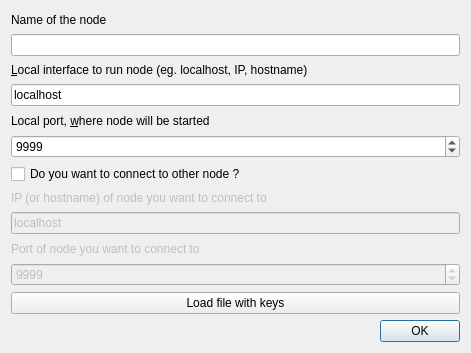
<?xml version="1.0" encoding="UTF-8"?>
<ui version="4.0">
 <class>new_node</class>
 <widget class="QDialog" name="new_node">
  <property name="geometry">
   <rect>
    <x>0</x>
    <y>0</y>
    <width>471</width>
    <height>353</height>
   </rect>
  </property>
  <property name="windowTitle">
   <string>Start node</string>
  </property>
  <layout class="QVBoxLayout" name="verticalLayout">
   <item>
    <widget class="QLabel" name="label_name">
     <property name="text">
      <string>Name of the node</string>
     </property>
    </widget>
   </item>
   <item>
    <widget class="QLineEdit" name="name"/>
   </item>
   <item>
    <widget class="QLabel" name="label_ip">
     <property name="text">
      <string>&amp;Local interface to run node (eg. localhost, IP, hostname)</string>
     </property>
     <property name="buddy">
      <cstring>ip</cstring>
     </property>
    </widget>
   </item>
   <item>
    <widget class="QLineEdit" name="ip">
     <property name="text">
      <string>localhost</string>
     </property>
    </widget>
   </item>
   <item>
    <widget class="QLabel" name="label_port">
     <property name="text">
      <string>Local port, &amp;where node will be started</string>
     </property>
     <property name="buddy">
      <cstring>port</cstring>
     </property>
    </widget>
   </item>
   <item>
    <widget class="QSpinBox" name="port">
     <property name="minimum">
      <number>1025</number>
     </property>
     <property name="maximum">
      <number>65535</number>
     </property>
     <property name="value">
      <number>9999</number>
     </property>
    </widget>
   </item>
   <item>
    <widget class="QCheckBox" name="chck_init">
     <property name="enabled">
      <bool>true</bool>
     </property>
     <property name="text">
      <string>Do you want to connect to other node ? </string>
     </property>
     <property name="checked">
      <bool>false</bool>
     </property>
     <property name="tristate">
      <bool>false</bool>
     </property>
    </widget>
   </item>
   <item>
    <widget class="QLabel" name="label_ip_next">
     <property name="enabled">
      <bool>false</bool>
     </property>
     <property name="text">
      <string>IP (or hostname) of node you want to connect to</string>
     </property>
    </widget>
   </item>
   <item>
    <widget class="QLineEdit" name="ip_next">
     <property name="enabled">
      <bool>false</bool>
     </property>
     <property name="text">
      <string>localhost</string>
     </property>
    </widget>
   </item>
   <item>
    <widget class="QLabel" name="label_port_next">
     <property name="enabled">
      <bool>false</bool>
     </property>
     <property name="text">
      <string>Port of node you want to connect to</string>
     </property>
    </widget>
   </item>
   <item>
    <widget class="QSpinBox" name="port_next">
     <property name="enabled">
      <bool>false</bool>
     </property>
     <property name="minimum">
      <number>1025</number>
     </property>
     <property name="maximum">
      <number>65535</number>
     </property>
     <property name="value">
      <number>9999</number>
     </property>
    </widget>
   </item>
   <item>
    <widget class="QPushButton" name="btn_keys">
     <property name="text">
      <string>Load file with keys</string>
     </property>
    </widget>
   </item>
   <item>
    <widget class="QDialogButtonBox" name="buttonBox">
     <property name="orientation">
      <enum>Qt::Horizontal</enum>
     </property>
     <property name="standardButtons">
      <set>QDialogButtonBox::Ok</set>
     </property>
    </widget>
   </item>
  </layout>
 </widget>
 <resources/>
 <connections>
  <connection>
   <sender>buttonBox</sender>
   <signal>accepted()</signal>
   <receiver>new_node</receiver>
   <slot>accept()</slot>
   <hints>
    <hint type="sourcelabel">
     <x>227</x>
     <y>278</y>
    </hint>
    <hint type="destinationlabel">
     <x>157</x>
     <y>274</y>
    </hint>
   </hints>
  </connection>
  <connection>
   <sender>buttonBox</sender>
   <signal>rejected()</signal>
   <receiver>new_node</receiver>
   <slot>reject()</slot>
   <hints>
    <hint type="sourcelabel">
     <x>295</x>
     <y>284</y>
    </hint>
    <hint type="destinationlabel">
     <x>286</x>
     <y>274</y>
    </hint>
   </hints>
  </connection>
  <connection>
   <sender>chck_init</sender>
   <signal>toggled(bool)</signal>
   <receiver>ip_next</receiver>
   <slot>setEnabled(bool)</slot>
   <hints>
    <hint type="sourcelabel">
     <x>213</x>
     <y>132</y>
    </hint>
    <hint type="destinationlabel">
     <x>213</x>
     <y>186</y>
    </hint>
   </hints>
  </connection>
  <connection>
   <sender>chck_init</sender>
   <signal>toggled(bool)</signal>
   <receiver>port_next</receiver>
   <slot>setEnabled(bool)</slot>
   <hints>
    <hint type="sourcelabel">
     <x>213</x>
     <y>132</y>
    </hint>
    <hint type="destinationlabel">
     <x>213</x>
     <y>242</y>
    </hint>
   </hints>
  </connection>
  <connection>
   <sender>chck_init</sender>
   <signal>toggled(bool)</signal>
   <receiver>label_ip_next</receiver>
   <slot>setEnabled(bool)</slot>
   <hints>
    <hint type="sourcelabel">
     <x>213</x>
     <y>132</y>
    </hint>
    <hint type="destinationlabel">
     <x>213</x>
     <y>158</y>
    </hint>
   </hints>
  </connection>
  <connection>
   <sender>chck_init</sender>
   <signal>toggled(bool)</signal>
   <receiver>label_port_next</receiver>
   <slot>setEnabled(bool)</slot>
   <hints>
    <hint type="sourcelabel">
     <x>213</x>
     <y>132</y>
    </hint>
    <hint type="destinationlabel">
     <x>213</x>
     <y>214</y>
    </hint>
   </hints>
  </connection>
 </connections>
</ui>
